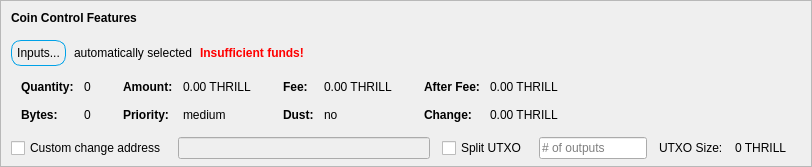
    <widget class="QFrame" name="frameCoinControl">
     <property name="sizePolicy">
      <sizepolicy hsizetype="Preferred" vsizetype="Preferred">
       <horstretch>7</horstretch>
       <verstretch>1</verstretch>
      </sizepolicy>
     </property>
     <property name="maximumSize">
      <size>
       <width>16777215</width>
       <height>16777215</height>
      </size>
     </property>
     <property name="styleSheet">
      <string notr="true"/>
     </property>
     <property name="frameShape">
      <enum>QFrame::StyledPanel</enum>
     </property>
     <property name="frameShadow">
      <enum>QFrame::Sunken</enum>
     </property>
     <layout class="QVBoxLayout" name="verticalLayoutCoinControl2">
      <property name="spacing">
       <number>0</number>
      </property>
      <property name="leftMargin">
       <number>0</number>
      </property>
      <property name="topMargin">
       <number>0</number>
      </property>
      <property name="rightMargin">
       <number>0</number>
      </property>
      <property name="bottomMargin">
       <number>6</number>
      </property>
      <item>
       <layout class="QVBoxLayout" name="verticalLayoutCoinControl" stretch="0,0,0,0,1">
        <property name="spacing">
         <number>0</number>
        </property>
        <property name="leftMargin">
         <number>10</number>
        </property>
        <property name="topMargin">
         <number>10</number>
        </property>
        <item>
         <layout class="QHBoxLayout" name="horizontalLayoutCoinControl1">
          <property name="bottomMargin">
           <number>15</number>
          </property>
          <item>
           <widget class="QLabel" name="labelCoinControlFeatures">
            <property name="sizePolicy">
             <sizepolicy hsizetype="Preferred" vsizetype="Maximum">
              <horstretch>0</horstretch>
              <verstretch>0</verstretch>
             </sizepolicy>
            </property>
            <property name="font">
             <font>
              <family>Arial</family>
              <weight>75</weight>
              <bold>true</bold>
             </font>
            </property>
            <property name="styleSheet">
             <string notr="true">font-weight:bold;</string>
            </property>
            <property name="text">
             <string>Coin Control Features</string>
            </property>
           </widget>
          </item>
         </layout>
        </item>
        <item>
         <layout class="QHBoxLayout" name="horizontalLayoutCoinControl2" stretch="0,0,0,0">
          <property name="spacing">
           <number>8</number>
          </property>
          <property name="bottomMargin">
           <number>10</number>
          </property>
          <item>
           <widget class="QPushButton" name="pushButtonCoinControl">
            <property name="styleSheet">
             <string notr="true">border:1px solid #00a2e8;
border-radius:10px;
padding-top:5px;
padding-bottom:5px;
padding-left:5px;
padding-right:5px;</string>
            </property>
            <property name="text">
             <string>Inputs...</string>
            </property>
            <property name="autoDefault">
             <bool>false</bool>
            </property>
           </widget>
          </item>
          <item>
           <widget class="QLabel" name="labelCoinControlAutomaticallySelected">
            <property name="text">
             <string>automatically selected</string>
            </property>
            <property name="margin">
             <number>5</number>
            </property>
           </widget>
          </item>
          <item>
           <widget class="QLabel" name="labelCoinControlInsuffFunds">
            <property name="font">
             <font>
              <family>Arial</family>
              <weight>75</weight>
              <bold>true</bold>
             </font>
            </property>
            <property name="styleSheet">
             <string notr="true">color:red;font-weight:bold;</string>
            </property>
            <property name="text">
             <string>Insufficient funds!</string>
            </property>
            <property name="margin">
             <number>5</number>
            </property>
           </widget>
          </item>
          <item>
           <spacer name="horizontalSpacerCoinControl">
            <property name="orientation">
             <enum>Qt::Horizontal</enum>
            </property>
            <property name="sizeHint" stdset="0">
             <size>
              <width>40</width>
              <height>1</height>
             </size>
            </property>
           </spacer>
          </item>
         </layout>
        </item>
        <item>
         <widget class="QWidget" name="widgetCoinControl" native="true">
          <property name="sizePolicy">
           <sizepolicy hsizetype="Preferred" vsizetype="Preferred">
            <horstretch>0</horstretch>
            <verstretch>0</verstretch>
           </sizepolicy>
          </property>
          <property name="minimumSize">
           <size>
            <width>0</width>
            <height>0</height>
           </size>
          </property>
          <property name="styleSheet">
           <string notr="true"/>
          </property>
          <layout class="QHBoxLayout" name="horizontalLayoutCoinControl5">
           <property name="leftMargin">
            <number>0</number>
           </property>
           <property name="topMargin">
            <number>0</number>
           </property>
           <property name="rightMargin">
            <number>0</number>
           </property>
           <property name="bottomMargin">
            <number>0</number>
           </property>
           <item>
            <layout class="QHBoxLayout" name="horizontalLayoutCoinControl3" stretch="0,0,0,1">
             <property name="spacing">
              <number>20</number>
             </property>
             <property name="topMargin">
              <number>0</number>
             </property>
             <property name="bottomMargin">
              <number>10</number>
             </property>
             <item>
              <layout class="QFormLayout" name="formLayoutCoinControl1">
               <property name="horizontalSpacing">
                <number>10</number>
               </property>
               <property name="verticalSpacing">
                <number>14</number>
               </property>
               <property name="leftMargin">
                <number>10</number>
               </property>
               <property name="topMargin">
                <number>4</number>
               </property>
               <property name="rightMargin">
                <number>6</number>
               </property>
               <item row="0" column="0">
                <widget class="QLabel" name="labelCoinControlQuantityText">
                 <property name="font">
                  <font>
                   <family>Arial</family>
                   <weight>75</weight>
                   <bold>true</bold>
                  </font>
                 </property>
                 <property name="text">
                  <string>Quantity:</string>
                 </property>
                 <property name="margin">
                  <number>0</number>
                 </property>
                </widget>
               </item>
               <item row="0" column="1">
                <widget class="QLabel" name="labelCoinControlQuantity">
                 <property name="cursor">
                  <cursorShape>IBeamCursor</cursorShape>
                 </property>
                 <property name="contextMenuPolicy">
                  <enum>Qt::ActionsContextMenu</enum>
                 </property>
                 <property name="text">
                  <string notr="true">0</string>
                 </property>
                 <property name="margin">
                  <number>0</number>
                 </property>
                 <property name="textInteractionFlags">
                  <set>Qt::LinksAccessibleByMouse|Qt::TextSelectableByKeyboard|Qt::TextSelectableByMouse</set>
                 </property>
                </widget>
               </item>
               <item row="1" column="0">
                <widget class="QLabel" name="labelCoinControlBytesText">
                 <property name="font">
                  <font>
                   <family>Arial</family>
                   <weight>75</weight>
                   <bold>true</bold>
                  </font>
                 </property>
                 <property name="text">
                  <string>Bytes:</string>
                 </property>
                </widget>
               </item>
               <item row="1" column="1">
                <widget class="QLabel" name="labelCoinControlBytes">
                 <property name="cursor">
                  <cursorShape>IBeamCursor</cursorShape>
                 </property>
                 <property name="contextMenuPolicy">
                  <enum>Qt::ActionsContextMenu</enum>
                 </property>
                 <property name="text">
                  <string notr="true">0</string>
                 </property>
                 <property name="textInteractionFlags">
                  <set>Qt::LinksAccessibleByMouse|Qt::TextSelectableByKeyboard|Qt::TextSelectableByMouse</set>
                 </property>
                </widget>
               </item>
              </layout>
             </item>
             <item>
              <layout class="QFormLayout" name="formLayoutCoinControl2">
               <property name="horizontalSpacing">
                <number>10</number>
               </property>
               <property name="verticalSpacing">
                <number>14</number>
               </property>
               <property name="leftMargin">
                <number>6</number>
               </property>
               <property name="topMargin">
                <number>4</number>
               </property>
               <property name="rightMargin">
                <number>6</number>
               </property>
               <item row="0" column="0">
                <widget class="QLabel" name="labelCoinControlAmountText">
                 <property name="font">
                  <font>
                   <family>Arial</family>
                   <weight>75</weight>
                   <bold>true</bold>
                  </font>
                 </property>
                 <property name="text">
                  <string>Amount:</string>
                 </property>
                 <property name="margin">
                  <number>0</number>
                 </property>
                </widget>
               </item>
               <item row="0" column="1">
                <widget class="QLabel" name="labelCoinControlAmount">
                 <property name="cursor">
                  <cursorShape>IBeamCursor</cursorShape>
                 </property>
                 <property name="contextMenuPolicy">
                  <enum>Qt::ActionsContextMenu</enum>
                 </property>
                 <property name="text">
                  <string notr="true">0.00 THRILL</string>
                 </property>
                 <property name="textInteractionFlags">
                  <set>Qt::LinksAccessibleByMouse|Qt::TextSelectableByKeyboard|Qt::TextSelectableByMouse</set>
                 </property>
                </widget>
               </item>
               <item row="1" column="0">
                <widget class="QLabel" name="labelCoinControlPriorityText">
                 <property name="font">
                  <font>
                   <family>Arial</family>
                   <weight>75</weight>
                   <bold>true</bold>
                  </font>
                 </property>
                 <property name="text">
                  <string>Priority:</string>
                 </property>
                </widget>
               </item>
               <item row="1" column="1">
                <widget class="QLabel" name="labelCoinControlPriority">
                 <property name="cursor">
                  <cursorShape>IBeamCursor</cursorShape>
                 </property>
                 <property name="contextMenuPolicy">
                  <enum>Qt::ActionsContextMenu</enum>
                 </property>
                 <property name="text">
                  <string>medium</string>
                 </property>
                 <property name="textInteractionFlags">
                  <set>Qt::LinksAccessibleByMouse|Qt::TextSelectableByKeyboard|Qt::TextSelectableByMouse</set>
                 </property>
                </widget>
               </item>
              </layout>
             </item>
             <item>
              <layout class="QFormLayout" name="formLayoutCoinControl3">
               <property name="horizontalSpacing">
                <number>10</number>
               </property>
               <property name="verticalSpacing">
                <number>14</number>
               </property>
               <property name="leftMargin">
                <number>6</number>
               </property>
               <property name="topMargin">
                <number>4</number>
               </property>
               <property name="rightMargin">
                <number>6</number>
               </property>
               <item row="0" column="0">
                <widget class="QLabel" name="labelCoinControlFeeText">
                 <property name="font">
                  <font>
                   <family>Arial</family>
                   <weight>75</weight>
                   <bold>true</bold>
                  </font>
                 </property>
                 <property name="text">
                  <string>Fee:</string>
                 </property>
                 <property name="margin">
                  <number>0</number>
                 </property>
                </widget>
               </item>
               <item row="0" column="1">
                <widget class="QLabel" name="labelCoinControlFee">
                 <property name="cursor">
                  <cursorShape>IBeamCursor</cursorShape>
                 </property>
                 <property name="contextMenuPolicy">
                  <enum>Qt::ActionsContextMenu</enum>
                 </property>
                 <property name="text">
                  <string notr="true">0.00 THRILL</string>
                 </property>
                 <property name="textInteractionFlags">
                  <set>Qt::LinksAccessibleByMouse|Qt::TextSelectableByKeyboard|Qt::TextSelectableByMouse</set>
                 </property>
                </widget>
               </item>
               <item row="1" column="0">
                <widget class="QLabel" name="labelCoinControlLowOutputText">
                 <property name="font">
                  <font>
                   <family>Arial</family>
                   <weight>75</weight>
                   <bold>true</bold>
                  </font>
                 </property>
                 <property name="text">
                  <string>Dust:</string>
                 </property>
                </widget>
               </item>
               <item row="1" column="1">
                <widget class="QLabel" name="labelCoinControlLowOutput">
                 <property name="cursor">
                  <cursorShape>IBeamCursor</cursorShape>
                 </property>
                 <property name="contextMenuPolicy">
                  <enum>Qt::ActionsContextMenu</enum>
                 </property>
                 <property name="text">
                  <string>no</string>
                 </property>
                 <property name="textInteractionFlags">
                  <set>Qt::LinksAccessibleByMouse|Qt::TextSelectableByKeyboard|Qt::TextSelectableByMouse</set>
                 </property>
                </widget>
               </item>
              </layout>
             </item>
             <item>
              <layout class="QFormLayout" name="formLayoutCoinControl4">
               <property name="horizontalSpacing">
                <number>10</number>
               </property>
               <property name="verticalSpacing">
                <number>14</number>
               </property>
               <property name="leftMargin">
                <number>6</number>
               </property>
               <property name="topMargin">
                <number>4</number>
               </property>
               <property name="rightMargin">
                <number>6</number>
               </property>
               <item row="0" column="0">
                <widget class="QLabel" name="labelCoinControlAfterFeeText">
                 <property name="font">
                  <font>
                   <family>Arial</family>
                   <weight>75</weight>
                   <bold>true</bold>
                  </font>
                 </property>
                 <property name="text">
                  <string>After Fee:</string>
                 </property>
                 <property name="margin">
                  <number>0</number>
                 </property>
                </widget>
               </item>
               <item row="0" column="1">
                <widget class="QLabel" name="labelCoinControlAfterFee">
                 <property name="cursor">
                  <cursorShape>IBeamCursor</cursorShape>
                 </property>
                 <property name="contextMenuPolicy">
                  <enum>Qt::ActionsContextMenu</enum>
                 </property>
                 <property name="text">
                  <string notr="true">0.00 THRILL</string>
                 </property>
                 <property name="textInteractionFlags">
                  <set>Qt::LinksAccessibleByMouse|Qt::TextSelectableByKeyboard|Qt::TextSelectableByMouse</set>
                 </property>
                </widget>
               </item>
               <item row="1" column="0">
                <widget class="QLabel" name="labelCoinControlChangeText">
                 <property name="font">
                  <font>
                   <family>Arial</family>
                   <weight>75</weight>
                   <bold>true</bold>
                  </font>
                 </property>
                 <property name="text">
                  <string>Change:</string>
                 </property>
                </widget>
               </item>
               <item row="1" column="1">
                <widget class="QLabel" name="labelCoinControlChange">
                 <property name="cursor">
                  <cursorShape>IBeamCursor</cursorShape>
                 </property>
                 <property name="contextMenuPolicy">
                  <enum>Qt::ActionsContextMenu</enum>
                 </property>
                 <property name="text">
                  <string notr="true">0.00 THRILL</string>
                 </property>
                 <property name="textInteractionFlags">
                  <set>Qt::LinksAccessibleByMouse|Qt::TextSelectableByKeyboard|Qt::TextSelectableByMouse</set>
                 </property>
                </widget>
               </item>
              </layout>
             </item>
            </layout>
           </item>
          </layout>
         </widget>
        </item>
        <item>
         <layout class="QHBoxLayout" name="horizontalLayoutCoinControl4" stretch="0,0,0,0,0,0,0">
          <property name="spacing">
           <number>12</number>
          </property>
          <property name="sizeConstraint">
           <enum>QLayout::SetDefaultConstraint</enum>
          </property>
          <property name="topMargin">
           <number>5</number>
          </property>
          <property name="rightMargin">
           <number>5</number>
          </property>
          <item>
           <widget class="QCheckBox" name="checkBoxCoinControlChange">
            <property name="toolTip">
             <string>If this is activated, but the change address is empty or invalid, change will be sent to a newly generated address.</string>
            </property>
            <property name="text">
             <string>Custom change address</string>
            </property>
           </widget>
          </item>
          <item>
           <widget class="QValidatedLineEdit" name="lineEditCoinControlChange">
            <property name="enabled">
             <bool>false</bool>
            </property>
            <property name="sizePolicy">
             <sizepolicy hsizetype="Expanding" vsizetype="Fixed">
              <horstretch>0</horstretch>
              <verstretch>0</verstretch>
             </sizepolicy>
            </property>
           </widget>
          </item>
          <item>
           <widget class="QCheckBox" name="splitBlockCheckBox">
            <property name="text">
             <string>Split UTXO</string>
            </property>
           </widget>
          </item>
          <item>
           <widget class="QLineEdit" name="splitBlockLineEdit">
            <property name="sizePolicy">
             <sizepolicy hsizetype="Fixed" vsizetype="Fixed">
              <horstretch>50</horstretch>
              <verstretch>0</verstretch>
             </sizepolicy>
            </property>
            <property name="placeholderText">
             <string># of outputs</string>
            </property>
           </widget>
          </item>
          <item>
           <widget class="QLabel" name="labelBlockSizeText">
            <property name="text">
             <string>UTXO Size:</string>
            </property>
           </widget>
          </item>
          <item>
           <widget class="QLabel" name="labelBlockSize">
            <property name="text">
             <string>0 THRILL</string>
            </property>
           </widget>
          </item>
          <item>
           <widget class="QLabel" name="labelCoinControlChangeLabel">
            <property name="sizePolicy">
             <sizepolicy hsizetype="Preferred" vsizetype="Expanding">
              <horstretch>0</horstretch>
              <verstretch>0</verstretch>
             </sizepolicy>
            </property>
            <property name="minimumSize">
             <size>
              <width>0</width>
              <height>0</height>
             </size>
            </property>
            <property name="text">
             <string/>
            </property>
            <property name="margin">
             <number>3</number>
            </property>
           </widget>
          </item>
         </layout>
        </item>
        <item>
         <spacer name="verticalSpacerCoinControl">
          <property name="orientation">
           <enum>Qt::Vertical</enum>
          </property>
          <property name="sizeHint" stdset="0">
           <size>
            <width>800</width>
            <height>1</height>
           </size>
          </property>
         </spacer>
        </item>
       </layout>
      </item>
     </layout>
    </widget>
